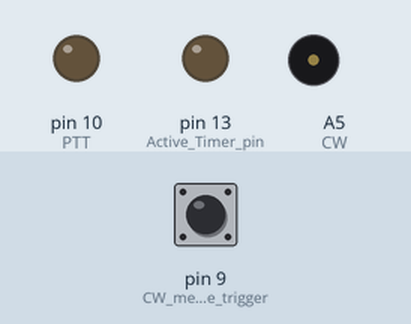
Recording of a sketch running on a simulated Arduino Uno, built with avr-gcc and run on an emulated ATmega328P. On the bench: output pins drawn as LEDs (lit = HIGH), buzzer (waves = sounding). Dashed ring = blinking. Inputs (shaded band) come from the test bench; at power-on: pin 9 (CW_message_trigger) HIGH. Pins used as bus, display or sensor lines are not drawn.

Above: at 1.2 s.
1.3 s: pin 9 (CW_message_trigger) pulled LOW for 0.15 s
At 1.6 s:
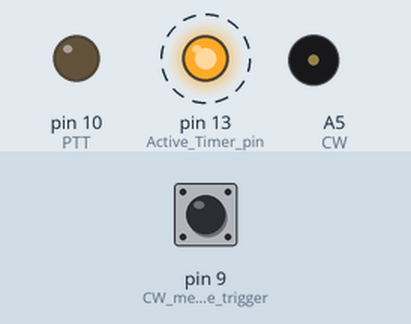
At 10.6 s:
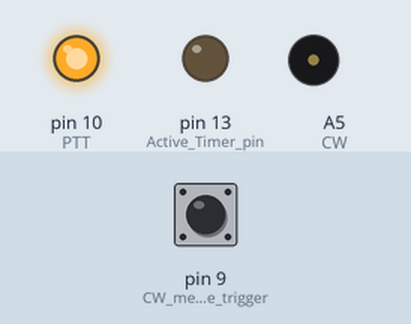
Timing chart, 0 to 12.3 s (numbered marks = the images above; inputs shaded):
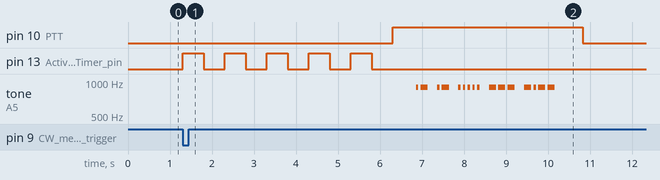

Measured:
- after the input at 1.3 s, pin 10 (PTT): LOW → HIGH after 5.0 s, → LOW 4.5 s later; pin 13 (Active_Timer_pin): alternates HIGH for 0.50 s and LOW for 0.50 s, 10 changes in all, then stays LOW, starting at once

The sketch:

sketch_simple_IDer1_19-20.ino
```cpp
// (licence header left out)
/////////// PLACE MESSAGE HERE  ////////////////////////////

char message []={0x06, 0x06, 0x20, 0x0f, 0x1d}; //message = "AA5OY"

////////////////////////////////////////////////////////////
int msglength = sizeof(message) / sizeof(message[0]); // sketch calculates message length, no EOM character needed
////////////////////////////////////////////////////////////////
int dit = 56; // adjust WPM speed here (Slow =  100, Fast = 35)
int dah = 3* dit; // sets dah lenght as a fuction of dit length
int wdsp = 7 * dit;// sets word space  lenght as a fuction of dit length
int CW =A5; // output pin for CW tone
int PTT = 10; // PTT
int Keyer = 11; //Keyer pin CW output
int freq = 900; //CW tone frequency (500 - 900)
//////////////// SET TIMER LENGTH and CW WPM speed //////////////

int timerLng = 5; // set length of timer in sceonds, timer length may vary

///////////////////////////////////////////////////

//////////////// SETUP  ///////////////////////////
void setup() {
///////////// Setup GPIO Pin assignments ///////////////////
pinMode(CW,OUTPUT); // AUDIO OUTPUT pin
pinMode(9,INPUT_PULLUP);  // CW message trigger
pinMode(10,OUTPUT); // PTT pin
pinMode(11,OUTPUT); // Keyer pin
pinMode(13,OUTPUT); // Active Timer pin
}

/////////// LOOP  ///////////////////////

void loop() {
 if(!(digitalRead(9))) timer(); // check for button press, if button is pressed run timer
delay(100);  // put your main code here, to run repeatedly:

}

////////////Functions //////////////////////////

//////////////Message reader //////////////////////
void msgReader()
{
int  element = 0; // letter of message
char temp;
int LSB =0;

digitalWrite(PTT, HIGH); // turn on PTT
delay(500); //

for (element =0; element < msglength ; element ++) //  read cw message a letter at a time
  {
 temp =  message[element]; // evaluating each message character
    for(int x = 0;  temp > 1 ; x++) // reads character and checks for End of Character = 1
      {
      LSB = bitRead(temp, 0); //LSB of temp, each loop shifts right one
      delay(dit);//delay(dah * 1.3); //add element space

      if(LSB == 1)
      {
         digitalWrite(Keyer, HIGH); // turn on Keyer
      tone(CW,freq);//send dah, tone(pin, frequency, duration)
      delay(dah); //delay(dah); //add element space
      noTone(CW);
      }
      else
      {
         digitalWrite(Keyer, HIGH); // turn on Keyer
        tone(CW,freq);//send dit, tone(pin, frequency, duration)
        delay(dit); //add element space
        noTone(CW);
      }


      temp = temp >> 1;  // shift right one, when temp = 1 quit loop
      digitalWrite(Keyer, LOW); // turn off Keyer
      }
   delay(dah); //character space between elements

}
delay(500); // wait
digitalWrite(PTT, LOW); //turn off  PTT
}

///////////////TIMER ///////////
void timer()
{

    for(int x = 0;  x < timerLng;  x++)
   {
      digitalWrite(13,1);  // timer LED on
      delay(500);
      digitalWrite(13,0); // timer LED off
      delay(500);
   }
   msgReader();
}

/////// Character list for entering CW meassage  //////
/****************************
 * character to hex number list
    0x06  = a
    0x11  = b
    0x15  = c
    0x09  = d
    0x02  = e
    0x14  = f
    0x0b  = g
    0x10  = h
    0x04  = i
    0x1e  = j
    0x0d  = k
    0x12  = l
    0x07  = m
    0x05  = n
    0x0f  = o
    0x16  = p
    0x1b  = q
    0x0a  = r
    0x08  = s
    0x03  = t
    0x0c  = u
    0x18  = v
    0x0e  = w
    0x19  = x
    0x1d  = y
    0x13  = z
    0x3e  = 1
    0x3c  = 2
    0x38  = 3
    0x30  = 4
    0x20  = 5
    0x21  = 6
    0x23  = 7
    0x27  = 8
    0x2f  = 9
    0x3f  = 0
    0x29  = /
    0x4c  = ?
    0x00  = word space
    0xff  = eom
    0x6a = '.'
    0x73 = ','
    0x56 = '@'


* additional prosigns can be added if needed
    0x68 = '*'  SK
    0xd1 = '^'  BK
    0x2a = '+'  AR
    0x31 =  '$'   BT

///////////////////////////
 */
```
